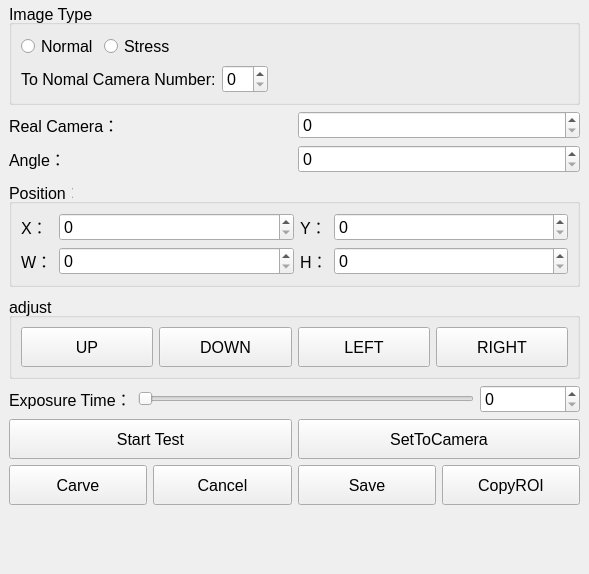
<?xml version="1.0" encoding="UTF-8"?>
<ui version="4.0">
 <class>Widget_CarveInfo</class>
 <widget class="QWidget" name="Widget_CarveInfo">
  <property name="geometry">
   <rect>
    <x>0</x>
    <y>0</y>
    <width>589</width>
    <height>574</height>
   </rect>
  </property>
  <property name="maximumSize">
   <size>
    <width>16777215</width>
    <height>10000</height>
   </size>
  </property>
  <property name="font">
   <font>
    <pointsize>12</pointsize>
   </font>
  </property>
  <property name="windowTitle">
   <string>Widget_CarveSetting</string>
  </property>
  <layout class="QGridLayout" name="gridLayout_3">
   <property name="margin">
    <number>0</number>
   </property>
   <item row="0" column="0">
    <widget class="QStackedWidget" name="stackedWidget">
     <property name="maximumSize">
      <size>
       <width>16777215</width>
       <height>16777215</height>
      </size>
     </property>
     <property name="currentIndex">
      <number>0</number>
     </property>
     <widget class="QWidget" name="page">
      <layout class="QGridLayout" name="gridLayout_5">
       <property name="margin">
        <number>0</number>
       </property>
       <property name="spacing">
        <number>0</number>
       </property>
       <item row="0" column="0">
        <widget class="DHBaseWidget" name="widget_image" native="true">
         <layout class="QVBoxLayout" name="verticalLayout_4">
          <property name="topMargin">
           <number>0</number>
          </property>
          <item>
           <layout class="QHBoxLayout" name="layoutImage">
            <property name="spacing">
             <number>0</number>
            </property>
           </layout>
          </item>
          <item>
           <widget class="QGroupBox" name="groupBox_12">
            <property name="title">
             <string>Image Type：</string>
            </property>
            <layout class="QGridLayout" name="gridLayout">
             <item row="0" column="0">
              <layout class="QVBoxLayout" name="verticalLayout_3">
               <item>
                <layout class="QHBoxLayout" name="horizontalLayout">
                 <item>
                  <widget class="QRadioButton" name="radioButton_Normal">
                   <property name="text">
                    <string>Normal</string>
                   </property>
                  </widget>
                 </item>
                 <item>
                  <widget class="QRadioButton" name="radioButton_Stress">
                   <property name="text">
                    <string>Stress</string>
                   </property>
                  </widget>
                 </item>
                 <item>
                  <spacer name="horizontalSpacer">
                   <property name="orientation">
                    <enum>Qt::Horizontal</enum>
                   </property>
                   <property name="sizeHint" stdset="0">
                    <size>
                     <width>40</width>
                     <height>20</height>
                    </size>
                   </property>
                  </spacer>
                 </item>
                </layout>
               </item>
               <item>
                <layout class="QHBoxLayout" name="horizontalLayout_4">
                 <item>
                  <widget class="QLabel" name="label_toNormal">
                   <property name="text">
                    <string>To Nomal Camera Number:</string>
                   </property>
                  </widget>
                 </item>
                 <item>
                  <widget class="QSpinBox" name="spinBox_toNormal"/>
                 </item>
                 <item>
                  <spacer name="horizontalSpacer_4">
                   <property name="orientation">
                    <enum>Qt::Horizontal</enum>
                   </property>
                   <property name="sizeHint" stdset="0">
                    <size>
                     <width>40</width>
                     <height>20</height>
                    </size>
                   </property>
                  </spacer>
                 </item>
                </layout>
               </item>
              </layout>
             </item>
            </layout>
           </widget>
          </item>
          <item>
           <layout class="QHBoxLayout" name="horizontalLayout_5">
            <property name="margin">
             <number>0</number>
            </property>
            <item>
             <widget class="QLabel" name="label_21">
              <property name="text">
               <string>Real Camera：</string>
              </property>
             </widget>
            </item>
            <item>
             <widget class="QSpinBox" name="spinBox_realNo"/>
            </item>
           </layout>
          </item>
          <item>
           <layout class="QHBoxLayout" name="horizontalLayout_10">
            <property name="margin">
             <number>0</number>
            </property>
            <item>
             <widget class="QLabel" name="label_22">
              <property name="text">
               <string>Angle：</string>
              </property>
             </widget>
            </item>
            <item>
             <widget class="QSpinBox" name="spinBox_Ro">
              <property name="maximum">
               <number>255</number>
              </property>
             </widget>
            </item>
           </layout>
          </item>
          <item>
           <widget class="QGroupBox" name="groupBox_Position">
            <property name="title">
             <string>Position：</string>
            </property>
            <layout class="QGridLayout" name="gridLayout_7">
             <item row="1" column="3">
              <widget class="QSpinBox" name="spinBox_H">
               <property name="maximum">
                <number>99999</number>
               </property>
               <property name="singleStep">
                <number>4</number>
               </property>
              </widget>
             </item>
             <item row="0" column="3">
              <widget class="QSpinBox" name="spinBox_Y">
               <property name="sizePolicy">
                <sizepolicy hsizetype="Expanding" vsizetype="Fixed">
                 <horstretch>0</horstretch>
                 <verstretch>0</verstretch>
                </sizepolicy>
               </property>
               <property name="maximum">
                <number>99999</number>
               </property>
               <property name="singleStep">
                <number>4</number>
               </property>
              </widget>
             </item>
             <item row="1" column="1">
              <widget class="QSpinBox" name="spinBox_W">
               <property name="maximum">
                <number>99999</number>
               </property>
               <property name="singleStep">
                <number>4</number>
               </property>
              </widget>
             </item>
             <item row="0" column="1">
              <widget class="QSpinBox" name="spinBox_X">
               <property name="sizePolicy">
                <sizepolicy hsizetype="Expanding" vsizetype="Fixed">
                 <horstretch>0</horstretch>
                 <verstretch>0</verstretch>
                </sizepolicy>
               </property>
               <property name="maximum">
                <number>99999</number>
               </property>
               <property name="singleStep">
                <number>4</number>
               </property>
              </widget>
             </item>
             <item row="0" column="2">
              <widget class="QLabel" name="label_y">
               <property name="text">
                <string>Y：</string>
               </property>
              </widget>
             </item>
             <item row="1" column="0">
              <widget class="QLabel" name="label_w">
               <property name="text">
                <string>W：</string>
               </property>
              </widget>
             </item>
             <item row="0" column="0">
              <widget class="QLabel" name="label_x">
               <property name="text">
                <string>X：</string>
               </property>
              </widget>
             </item>
             <item row="1" column="2">
              <widget class="QLabel" name="label_h">
               <property name="text">
                <string>H：</string>
               </property>
              </widget>
             </item>
            </layout>
           </widget>
          </item>
          <item>
           <widget class="QGroupBox" name="groupBox_11">
            <property name="title">
             <string>adjust：</string>
            </property>
            <layout class="QGridLayout" name="gridLayout_15">
             <item row="0" column="0">
              <widget class="QPushButton" name="pushButton_up">
               <property name="minimumSize">
                <size>
                 <width>40</width>
                 <height>40</height>
                </size>
               </property>
               <property name="text">
                <string>UP</string>
               </property>
              </widget>
             </item>
             <item row="0" column="4">
              <widget class="QPushButton" name="pushButton_right">
               <property name="minimumSize">
                <size>
                 <width>40</width>
                 <height>40</height>
                </size>
               </property>
               <property name="text">
                <string>RIGHT</string>
               </property>
              </widget>
             </item>
             <item row="0" column="3">
              <widget class="QPushButton" name="pushButton_left">
               <property name="minimumSize">
                <size>
                 <width>40</width>
                 <height>40</height>
                </size>
               </property>
               <property name="text">
                <string>LEFT</string>
               </property>
              </widget>
             </item>
             <item row="0" column="1">
              <widget class="QPushButton" name="pushButton_down">
               <property name="minimumSize">
                <size>
                 <width>40</width>
                 <height>40</height>
                </size>
               </property>
               <property name="text">
                <string>DOWN</string>
               </property>
              </widget>
             </item>
            </layout>
           </widget>
          </item>
          <item>
           <layout class="QHBoxLayout" name="horizontalLayout_11">
            <item>
             <widget class="QLabel" name="label_24">
              <property name="text">
               <string>Exposure Time：</string>
              </property>
             </widget>
            </item>
            <item>
             <widget class="QSlider" name="horizontalSlider">
              <property name="maximum">
               <number>5000</number>
              </property>
              <property name="orientation">
               <enum>Qt::Horizontal</enum>
              </property>
             </widget>
            </item>
            <item>
             <widget class="QSpinBox" name="spinBox_exposureTime">
              <property name="minimumSize">
               <size>
                <width>100</width>
                <height>0</height>
               </size>
              </property>
              <property name="maximum">
               <number>5000</number>
              </property>
             </widget>
            </item>
           </layout>
          </item>
          <item>
           <layout class="QHBoxLayout" name="horizontalLayout_12">
            <item>
             <widget class="QPushButton" name="pushButton_startTest">
              <property name="minimumSize">
               <size>
                <width>80</width>
                <height>40</height>
               </size>
              </property>
              <property name="text">
               <string>Start Test</string>
              </property>
             </widget>
            </item>
            <item>
             <widget class="QPushButton" name="pushButton_setToCamera">
              <property name="minimumSize">
               <size>
                <width>0</width>
                <height>40</height>
               </size>
              </property>
              <property name="text">
               <string>SetToCamera</string>
              </property>
             </widget>
            </item>
           </layout>
          </item>
          <item>
           <layout class="QHBoxLayout" name="horizontalLayout_6">
            <property name="margin">
             <number>0</number>
            </property>
            <item>
             <widget class="QPushButton" name="pushButton_carve">
              <property name="minimumSize">
               <size>
                <width>40</width>
                <height>40</height>
               </size>
              </property>
              <property name="text">
               <string>Carve</string>
              </property>
             </widget>
            </item>
            <item>
             <widget class="QPushButton" name="pushButton_cancel">
              <property name="minimumSize">
               <size>
                <width>40</width>
                <height>40</height>
               </size>
              </property>
              <property name="text">
               <string>Cancel</string>
              </property>
             </widget>
            </item>
            <item>
             <widget class="QPushButton" name="pushButton_save">
              <property name="minimumSize">
               <size>
                <width>40</width>
                <height>40</height>
               </size>
              </property>
              <property name="text">
               <string>Save</string>
              </property>
             </widget>
            </item>
            <item>
             <widget class="QPushButton" name="pushButton_copyROI">
              <property name="minimumSize">
               <size>
                <width>40</width>
                <height>40</height>
               </size>
              </property>
              <property name="text">
               <string>CopyROI</string>
              </property>
             </widget>
            </item>
           </layout>
          </item>
          <item>
           <spacer name="verticalSpacer">
            <property name="orientation">
             <enum>Qt::Vertical</enum>
            </property>
            <property name="sizeHint" stdset="0">
             <size>
              <width>20</width>
              <height>25</height>
             </size>
            </property>
           </spacer>
          </item>
         </layout>
        </widget>
       </item>
      </layout>
     </widget>
     <widget class="QWidget" name="page_2">
      <layout class="QGridLayout" name="gridLayout_6">
       <property name="margin">
        <number>0</number>
       </property>
       <item row="0" column="0">
        <widget class="DHBaseWidget" name="widget_camera" native="true">
         <property name="maximumSize">
          <size>
           <width>16777215</width>
           <height>16777215</height>
          </size>
         </property>
         <layout class="QVBoxLayout" name="verticalLayout_2">
          <property name="margin">
           <number>0</number>
          </property>
          <item>
           <layout class="QHBoxLayout" name="layoutCamera"/>
          </item>
          <item>
           <widget class="QWidget" name="widget_CameraInfo" native="true">
            <layout class="QVBoxLayout" name="verticalLayout">
             <item>
              <layout class="QHBoxLayout" name="horizontalLayout_8">
               <item>
                <widget class="QLabel" name="label_15">
                 <property name="text">
                  <string>Trigger Mode：</string>
                 </property>
                </widget>
               </item>
               <item>
                <widget class="QComboBox" name="comboBox_triggerType">
                 <item>
                  <property name="text">
                   <string>Internal Trigger</string>
                  </property>
                 </item>
                 <item>
                  <property name="text">
                   <string>External Trigger</string>
                  </property>
                 </item>
                </widget>
               </item>
               <item>
                <spacer name="horizontalSpacer_3">
                 <property name="orientation">
                  <enum>Qt::Horizontal</enum>
                 </property>
                 <property name="sizeHint" stdset="0">
                  <size>
                   <width>40</width>
                   <height>20</height>
                  </size>
                 </property>
                </spacer>
               </item>
              </layout>
             </item>
             <item>
              <layout class="QHBoxLayout" name="horizontalLayout_2"/>
             </item>
             <item>
              <layout class="QHBoxLayout" name="horizontalLayout_7">
               <item>
                <widget class="QLabel" name="label_4">
                 <property name="text">
                  <string>Camera Dalay:</string>
                 </property>
                </widget>
               </item>
               <item>
                <widget class="QLineEdit" name="lineEdit_delay"/>
               </item>
               <item>
                <widget class="QPushButton" name="pushButton_readDelayPara">
                 <property name="text">
                  <string>Read Delay Data</string>
                 </property>
                </widget>
               </item>
              </layout>
             </item>
             <item>
              <layout class="QHBoxLayout" name="horizontalLayout_9"/>
             </item>
            </layout>
           </widget>
          </item>
          <item>
           <widget class="QWidget" name="widget_GrayTest" native="true">
            <layout class="QGridLayout" name="gridLayout_4">
             <item row="0" column="0">
              <layout class="QGridLayout" name="gridLayout_2">
               <item row="0" column="2">
                <widget class="QLabel" name="label_Sharpness">
                 <property name="text">
                  <string>sharpness:</string>
                 </property>
                </widget>
               </item>
               <item row="0" column="4">
                <spacer name="horizontalSpacer_5">
                 <property name="orientation">
                  <enum>Qt::Horizontal</enum>
                 </property>
                 <property name="sizeHint" stdset="0">
                  <size>
                   <width>40</width>
                   <height>20</height>
                  </size>
                 </property>
                </spacer>
               </item>
               <item row="0" column="0">
                <widget class="QLabel" name="label_AverageGray">
                 <property name="text">
                  <string>Average Gray：</string>
                 </property>
                </widget>
               </item>
               <item row="0" column="1">
                <widget class="QLineEdit" name="lineEdit_gray">
                 <property name="maximumSize">
                  <size>
                   <width>100</width>
                   <height>16777215</height>
                  </size>
                 </property>
                </widget>
               </item>
               <item row="0" column="3">
                <widget class="QLineEdit" name="lineEdit_sharpness">
                 <property name="maximumSize">
                  <size>
                   <width>100</width>
                   <height>16777215</height>
                  </size>
                 </property>
                </widget>
               </item>
              </layout>
             </item>
             <item row="1" column="0">
              <widget class="QwtPlot" name="qwtPlot_sharpness">
               <property name="maximumSize">
                <size>
                 <width>16777215</width>
                 <height>150</height>
                </size>
               </property>
              </widget>
             </item>
            </layout>
           </widget>
          </item>
          <item>
           <layout class="QHBoxLayout" name="horizontalLayout_3">
            <item>
             <spacer name="horizontalSpacer_2">
              <property name="orientation">
               <enum>Qt::Horizontal</enum>
              </property>
              <property name="sizeHint" stdset="0">
               <size>
                <width>40</width>
                <height>20</height>
               </size>
              </property>
             </spacer>
            </item>
            <item>
             <widget class="QPushButton" name="pushButton_setToCamera_2">
              <property name="minimumSize">
               <size>
                <width>0</width>
                <height>40</height>
               </size>
              </property>
              <property name="text">
               <string>SetToCamera</string>
              </property>
             </widget>
            </item>
            <item>
             <widget class="QPushButton" name="pushButton_grey">
              <property name="minimumSize">
               <size>
                <width>80</width>
                <height>40</height>
               </size>
              </property>
              <property name="text">
               <string>Test Grey</string>
              </property>
             </widget>
            </item>
           </layout>
          </item>
          <item>
           <spacer name="verticalSpacer_2">
            <property name="orientation">
             <enum>Qt::Vertical</enum>
            </property>
            <property name="sizeHint" stdset="0">
             <size>
              <width>20</width>
              <height>40</height>
             </size>
            </property>
           </spacer>
          </item>
         </layout>
        </widget>
       </item>
      </layout>
     </widget>
    </widget>
   </item>
  </layout>
 </widget>
 <customwidgets>
  <customwidget>
   <class>QwtPlot</class>
   <extends>QFrame</extends>
   <header>qwt_plot.h</header>
  </customwidget>
  <customwidget>
   <class>DHBaseWidget</class>
   <extends>QWidget</extends>
   <header>dhbasewidget.h</header>
   <container>1</container>
   <slots>
    <signal>click_setToCamera()</signal>
    <slot>slots_click_setToCamera()</slot>
   </slots>
  </customwidget>
 </customwidgets>
 <resources/>
 <connections>
  <connection>
   <sender>horizontalSlider</sender>
   <signal>valueChanged(int)</signal>
   <receiver>spinBox_exposureTime</receiver>
   <slot>setValue(int)</slot>
   <hints>
    <hint type="sourcelabel">
     <x>304</x>
     <y>348</y>
    </hint>
    <hint type="destinationlabel">
     <x>410</x>
     <y>350</y>
    </hint>
   </hints>
  </connection>
  <connection>
   <sender>spinBox_exposureTime</sender>
   <signal>valueChanged(int)</signal>
   <receiver>horizontalSlider</receiver>
   <slot>setValue(int)</slot>
   <hints>
    <hint type="sourcelabel">
     <x>410</x>
     <y>350</y>
    </hint>
    <hint type="destinationlabel">
     <x>304</x>
     <y>348</y>
    </hint>
   </hints>
  </connection>
 </connections>
 <slots>
  <signal>signals_clickBtnSetToCamera()</signal>
  <slot>slots_craveImg()</slot>
  <slot>slots_cancel()</slot>
  <slot>slots_save()</slot>
  <slot>slots_restore()</slot>
 </slots>
</ui>
